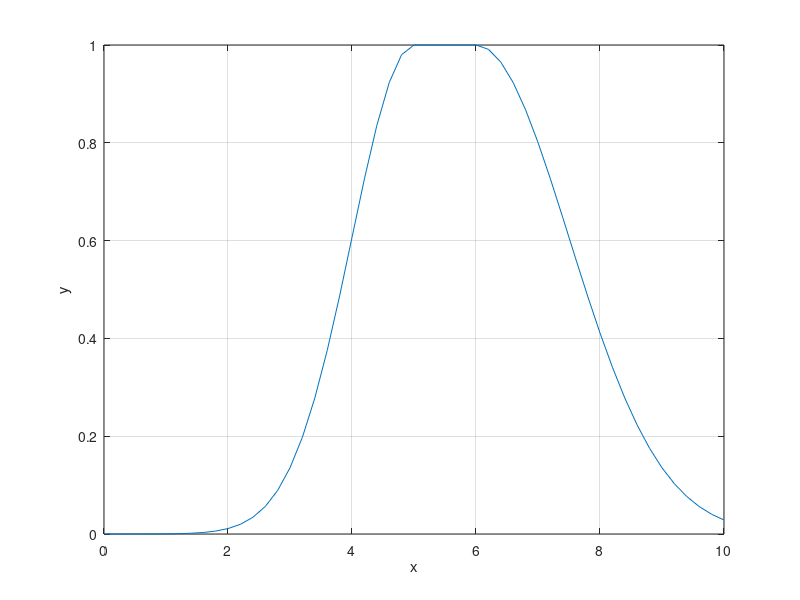

Write MATLAB code to recreate this figure.
%{
% Скрипт демонструє побудову двогорбової гаусівської функції належності типу gauss2mf.
% Мета прикладу – показати, як поєднання двох гаусівських компонент моделює складні нечіткі множини.
% Послідовність: сформувати універсум дискурсу, обчислити значення gauss2mf та відобразити результат на графіку.
%}
x = (0:0.2:10); % Створення рівномірного вектора значень універсуму дискурсу від 0 до 10 з кроком 0.2
y = gauss2mf(x, [1 5 1.5 6]); plot(x, y); % Обчислення двокомпонентної гаусівської функції з параметрами [σ1 c1 σ2 c2] та побудова графіка
grid % Вмикання сітки для зручності аналізу форми функції належності
ylabel('y') % Пояснення осі ординат, що показує величину належності
xlabel('x') % Підпис осі абсцис, яка представляє універсум дискурсу